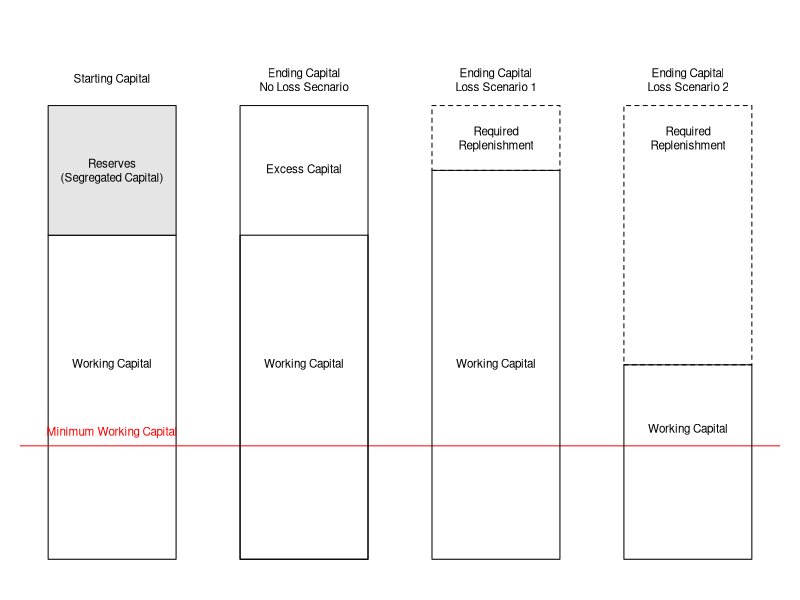

Write the R code that produced this figure.
## ---- chunk 1
par(mar = c(1, 1, 1, 1))

center <- 1
plot(x = 1, y = 1, type = 'n', xlim = c(0.9, 2),
  bty = 'n', axes = FALSE, ylim = c(0, 8), ylab = '', xlab = '')
rect(xleft = center - 0.1, ybottom = 0, xright = center + 0.1, ytop = 5)
rect(xleft = center - 0.1, ybottom = 5, xright = center + 0.1, ytop = 7, 
  col = 'grey90')
text(x = center, y = 3, label = 'Working Capital', cex = 0.7)
text(x = center, y = 6.0, label = 'Reserves\n(Segregated Capital)', cex = 0.7)
text(x = center, y = 7.4, label = 'Starting Capital', cex = 0.7)
text(x = center, y = 1.75, label = 'Minimum Working Capital', col = 'red' , pos = 3, cex = 0.7)
abline(h = 1.75, col = 'red')

center <- center + 0.3
rect(xleft = center - 0.1, ybottom = 0, xright = center + 0.1, ytop = 5)
rect(xleft = center - 0.1, ybottom = 0, xright = center + 0.1, ytop = 7)
text(x = center, y = 3, label = 'Working Capital', cex = 0.7)
text(x = center, y = 6.0, label = 'Excess Capital', cex = 0.7)
text(x = center, y = 7.4, label = 'Ending Capital\nNo Loss Secnario', cex = 0.7)

center <- center + 0.3
rect(xleft = center - 0.1, ybottom = 0, xright = center + 0.1, ytop = 6)
rect(xleft = center - 0.1, ybottom = 6, xright = center + 0.1, ytop = 7, 
  lty = 'dashed')
text(x = center, y = 3, label = 'Working Capital', cex = 0.7)
text(x = center, y = 6.5, label = 'Required\nReplenishment', cex = 0.7)
text(x = center, y = 7.4, label = 'Ending Capital\nLoss Scenario 1', cex = 0.7)

center <- center + 0.3
rect(xleft = center - 0.1, ybottom = 0, xright = center + 0.1, ytop = 3)
rect(xleft = center - 0.1, ybottom = 3, xright = center + 0.1, ytop = 7,
  lty = 'dashed')
text(x = center, y = 2, label = 'Working Capital', cex = 0.7)
text(x = center, y = 6.5, label = 'Required\nReplenishment', cex = 0.7)
text(x = center, y = 7.4, label = 'Ending Capital\nLoss Scenario 2', cex = 0.7)

center <- center + 0.3
rect(xleft = center - 0.1, ybottom = 0, xright = center + 0.1, ytop = 1.5)
text(x = center, y = 1, label = 'Working Capital', cex = 0.7)
text(x = center, y = 6.5, label = 'Bankruptcy', cex = 0.7)
text(x = center, y = 7.4, label = 'Ending Capital\nLoss Scenario 2', cex = 0.7)


